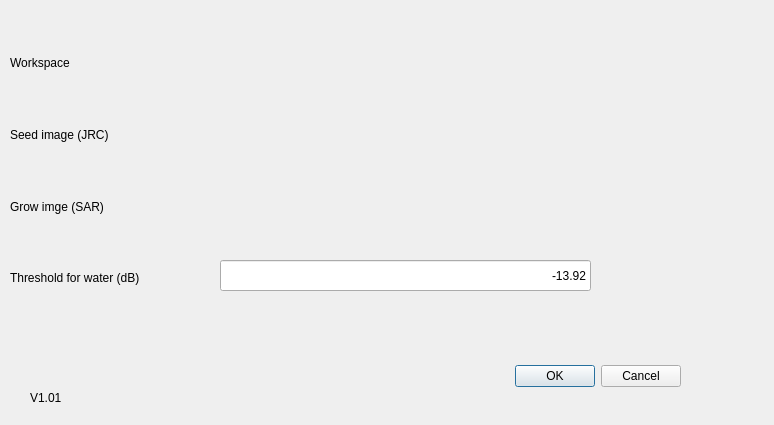
<?xml version="1.0" encoding="UTF-8"?>
<ui version="4.0">
 <class>SARFloodATDialogBase</class>
 <widget class="QDialog" name="SARFloodATDialogBase">
  <property name="geometry">
   <rect>
    <x>0</x>
    <y>0</y>
    <width>774</width>
    <height>425</height>
   </rect>
  </property>
  <property name="windowTitle">
   <string>Region grow</string>
  </property>
  <widget class="QDialogButtonBox" name="button_box">
   <property name="geometry">
    <rect>
     <x>340</x>
     <y>360</y>
     <width>341</width>
     <height>32</height>
    </rect>
   </property>
   <property name="orientation">
    <enum>Qt::Horizontal</enum>
   </property>
   <property name="standardButtons">
    <set>QDialogButtonBox::Cancel|QDialogButtonBox::Ok</set>
   </property>
  </widget>
  <widget class="QgsFileWidget" name="mWorkspace">
   <property name="geometry">
    <rect>
     <x>220</x>
     <y>0</y>
     <width>441</width>
     <height>101</height>
    </rect>
   </property>
   <property name="storageMode">
    <enum>QgsFileWidget::GetDirectory</enum>
   </property>
  </widget>
  <widget class="QgsFileWidget" name="mGrowImage">
   <property name="geometry">
    <rect>
     <x>220</x>
     <y>180</y>
     <width>439</width>
     <height>57</height>
    </rect>
   </property>
   <property name="storageMode">
    <enum>QgsFileWidget::GetMultipleFiles</enum>
   </property>
  </widget>
  <widget class="QgsFileWidget" name="mSeedImage">
   <property name="geometry">
    <rect>
     <x>220</x>
     <y>100</y>
     <width>439</width>
     <height>57</height>
    </rect>
   </property>
   <property name="storageMode">
    <enum>QgsFileWidget::GetMultipleFiles</enum>
   </property>
  </widget>
  <widget class="QLineEdit" name="mThreshold">
   <property name="geometry">
    <rect>
     <x>220</x>
     <y>260</y>
     <width>371</width>
     <height>31</height>
    </rect>
   </property>
   <property name="text">
    <string>-13.92</string>
   </property>
   <property name="alignment">
    <set>Qt::AlignRight|Qt::AlignTrailing|Qt::AlignVCenter</set>
   </property>
   <property name="placeholderText">
    <string/>
   </property>
  </widget>
  <widget class="QLabel" name="label_5">
   <property name="geometry">
    <rect>
     <x>30</x>
     <y>390</y>
     <width>55</width>
     <height>16</height>
    </rect>
   </property>
   <property name="text">
    <string>V1.01</string>
   </property>
  </widget>
  <widget class="QWidget" name="">
   <property name="geometry">
    <rect>
     <x>10</x>
     <y>30</y>
     <width>181</width>
     <height>281</height>
    </rect>
   </property>
   <layout class="QVBoxLayout" name="verticalLayout">
    <item>
     <widget class="QLabel" name="label">
      <property name="text">
       <string>Workspace</string>
      </property>
     </widget>
    </item>
    <item>
     <widget class="QLabel" name="label_2">
      <property name="text">
       <string>Seed image (JRC)</string>
      </property>
     </widget>
    </item>
    <item>
     <widget class="QLabel" name="label_3">
      <property name="text">
       <string>Grow imge (SAR)</string>
      </property>
     </widget>
    </item>
    <item>
     <widget class="QLabel" name="label_4">
      <property name="text">
       <string>Threshold for water (dB)</string>
      </property>
     </widget>
    </item>
   </layout>
  </widget>
 </widget>
 <customwidgets>
  <customwidget>
   <class>QgsFileWidget</class>
   <extends>QWidget</extends>
   <header>qgsfilewidget.h</header>
  </customwidget>
 </customwidgets>
 <resources/>
 <connections>
  <connection>
   <sender>button_box</sender>
   <signal>accepted()</signal>
   <receiver>SARFloodATDialogBase</receiver>
   <slot>accept()</slot>
   <hints>
    <hint type="sourcelabel">
     <x>20</x>
     <y>20</y>
    </hint>
    <hint type="destinationlabel">
     <x>20</x>
     <y>20</y>
    </hint>
   </hints>
  </connection>
  <connection>
   <sender>button_box</sender>
   <signal>rejected()</signal>
   <receiver>SARFloodATDialogBase</receiver>
   <slot>reject()</slot>
   <hints>
    <hint type="sourcelabel">
     <x>20</x>
     <y>20</y>
    </hint>
    <hint type="destinationlabel">
     <x>20</x>
     <y>20</y>
    </hint>
   </hints>
  </connection>
 </connections>
</ui>
